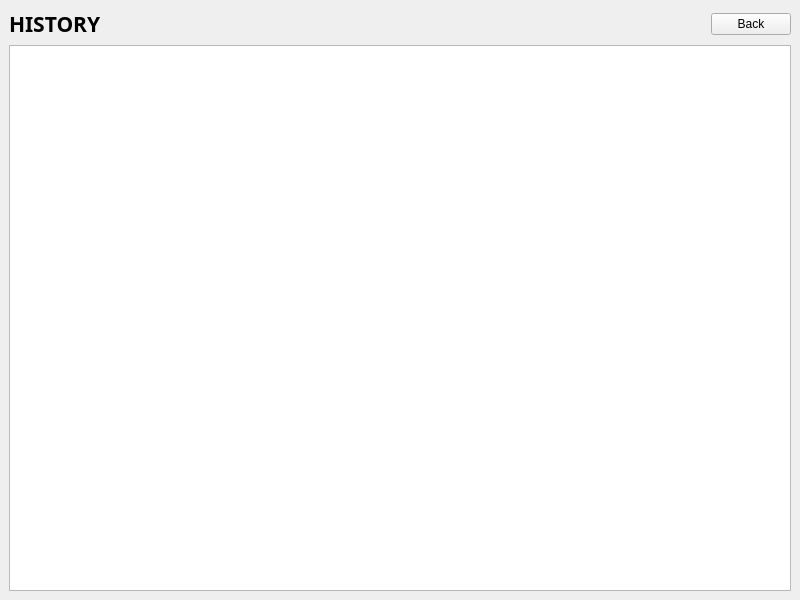
<?xml version="1.0" encoding="UTF-8"?>
<ui version="4.0">
 <class>MainWindow</class>
 <widget class="QMainWindow" name="MainWindow">
  <property name="geometry">
   <rect>
    <x>0</x>
    <y>0</y>
    <width>800</width>
    <height>600</height>
   </rect>
  </property>
  <property name="windowTitle">
   <string>MainWindow</string>
  </property>
  <widget class="QWidget" name="centralwidget">
   <layout class="QGridLayout" name="gridLayout">
    <item row="0" column="0">
     <layout class="QHBoxLayout" name="horizontalLayout">
      <item>
       <widget class="QLabel" name="label">
        <property name="font">
         <font>
          <family>Lufthansa Logo Bold</family>
          <pointsize>16</pointsize>
          <weight>75</weight>
          <bold>true</bold>
         </font>
        </property>
        <property name="text">
         <string>HISTORY</string>
        </property>
       </widget>
      </item>
      <item>
       <spacer name="horizontalSpacer">
        <property name="orientation">
         <enum>Qt::Horizontal</enum>
        </property>
        <property name="sizeHint" stdset="0">
         <size>
          <width>40</width>
          <height>20</height>
         </size>
        </property>
       </spacer>
      </item>
      <item>
       <widget class="QPushButton" name="pushButton">
        <property name="text">
         <string>Back</string>
        </property>
       </widget>
      </item>
     </layout>
    </item>
    <item row="1" column="0">
     <widget class="QTableWidget" name="tableWidget"/>
    </item>
   </layout>
  </widget>
 </widget>
 <resources/>
 <connections/>
</ui>
